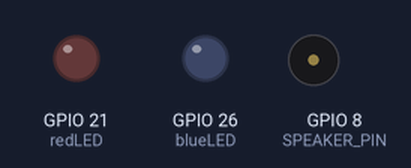
This sketch was run on a simulated ESP32-S2. Parts: output pins drawn as LEDs (lit = HIGH), buzzer (waves = sounding).

Above: at 0.07 s.
At 0.17 s:
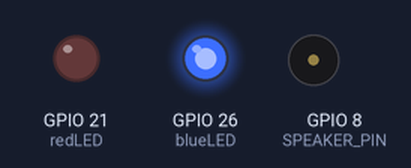
At 0.47 s:
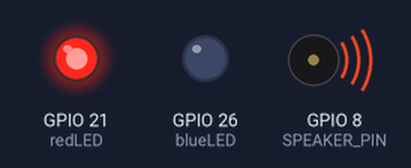
At 1.37 s:
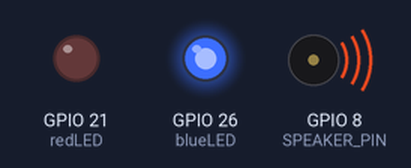
At 2.8 s:
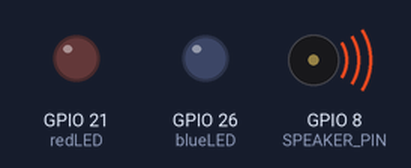
Timing chart, 0 to 3.1 s (numbered marks = the images above):
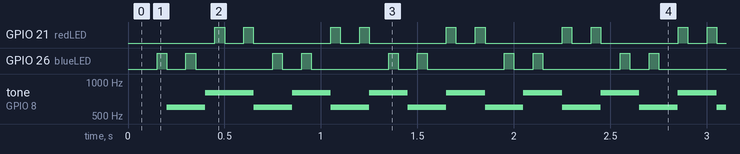

Measured:
- by itself, GPIO 21 (redLED), GPIO 26 (blueLED): repeats every 0.60 s: LOW 0.10 s, HIGH 0.05 s, LOW 0.40 s, HIGH 0.05 s
- by itself, tone on GPIO 8 (SPEAKER_PIN): alternates 800 Hz for 0.20 s and 600 Hz for 0.20 s

The sketch:

sketch.ino
```cpp
const int SPEAKER_PIN = 8;
const int redLED = 21;
const int blueLED = 26;

int lastLED = 21;
bool doubleTick = false;

unsigned long previousToneMillis = 0;
unsigned long previousLEDMillis = 0;
const unsigned long toneInterval = 200;
const unsigned long ledInterval = 150;

void setup() {
  Serial.begin(9600);
  pinMode(redLED, OUTPUT);
  pinMode(blueLED, OUTPUT);
  pinMode(SPEAKER_PIN, OUTPUT);
}

void loop() {
  unsigned long currentMillis = millis();

  if (currentMillis - previousToneMillis >= toneInterval) {
    previousToneMillis = currentMillis;
    doPoliceTone();
  }

  if (currentMillis - previousLEDMillis >= ledInterval) {
    previousLEDMillis = currentMillis;
    checkLED();
  }
}

void checkLED() {
  if (lastLED == redLED) {
    tickLED(blueLED);
  } else {
    tickLED(redLED);
  }
}

void tickLED(int led) {
  if (doubleTick) {
    lastLED = led;
    doubleTick = false;
  } else {
    doubleTick = true;
  }
  digitalWrite(led, HIGH);
  delay(50);
  digitalWrite(led, LOW);
}

void doPoliceTone() {
  static bool toggle = false;

  if (toggle) {
    tone(SPEAKER_PIN, 800);
  } else {
    tone(SPEAKER_PIN, 600);
  }

  toggle = !toggle;
}
```
